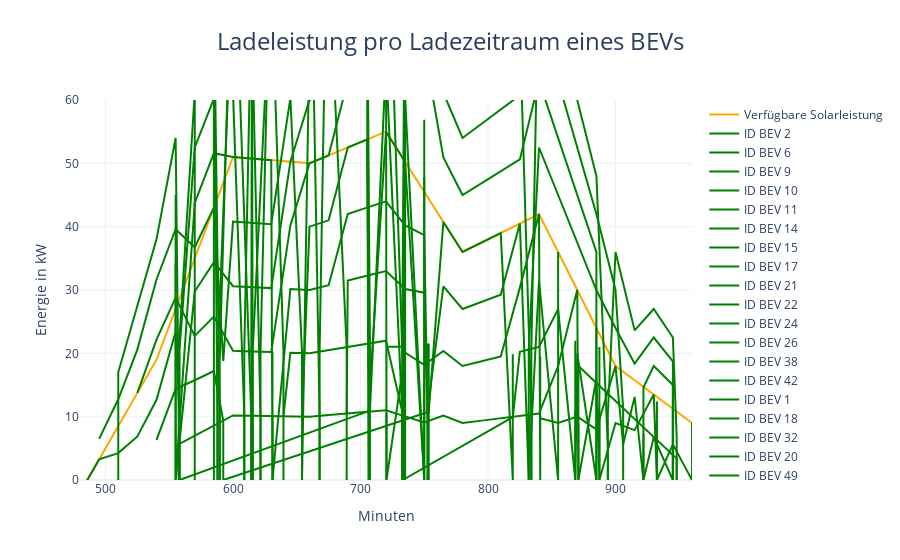

This figure's notebook cell:
### Code cell
import figureGeneration

figureGeneration.create_charging_power_figure(simulation_day, solarpeakleistung, bev_data, minute_interval)

### Figure 1 — Plotly figure (JSON) as saved in the notebook; plotly's stock layout.template omitted (floating-point values rounded to 4 significant figures)
{"data": [{"line": {"color": "orange"}, "name": "Verfügbare Solarleistung", "type": "scatter", "x": [480, 495, 510, 525, 540, 555, 570, 585, 600, 615, 630, 645, 660, 675, 690, 705, 720, 735, 750, 765, 780, 795, 810, 825, 840, 855, 870, 885, 900, 915, 930, 945, 960], "y": [-2, 3.25, 8.5, 13.75, 19, 27, 35, 43, 51, 50.75, 50.5, 50.25, 50, 51.25, 52.5, 53.75, 55, 50.25, 45.5, 40.75, 36, 37.5, 39, 40.5, 42, 36, 30, 24, 18, 15.75, 13.5, 11.25, 9]}, {"line": {"color": "green"}, "mode": "lines", "name": "ID BEV 2", "type": "scatter", "x": [932.5, 932.5, 945, 960, 960], "y": [6.19, 0, 5.625, 0, 9]}, {"line": {"color": "green"}, "mode": "lines", "name": "ID BEV 6", "type": "scatter", "x": [921.9, 921.9, 930, 945, 945], "y": [7.31, 0, 6.75, 0, 11.25]}, {"line": {"color": "green"}, "mode": "lines", "name": "ID BEV 9", "type": "scatter", "x": [887.4, 887.4, 900, 915, 930, 932.5, 932.5], "y": [10.5, 0, 9, 7.875, 13.5, 0, 12.38]}, {"line": {"color": "green"}, "mode": "lines", "name": "ID BEV 10", "type": "scatter", "x": [841.0, 855, 870, 885, 900, 906, 915, 921.9, 921.9, 930, 945, 945], "y": [9.75, 9, 10, 8, 18, 5.627, 13.12, 0, 14.62, 18, 15, 0]}, {"line": {"color": "green"}, "mode": "lines", "name": "ID BEV 11", "type": "scatter", "x": [870.9, 870.9, 885, 887.4, 887.4], "y": [9, 0, 16, 0, 21]}, {"line": {"color": "green"}, "mode": "lines", "name": "ID BEV 14", "type": "scatter", "x": [868.5, 868.5, 870, 885, 885], "y": [11, 0, 20, 0, 24]}, {"line": {"color": "green"}, "mode": "lines", "name": "ID BEV 15", "type": "scatter", "x": [555, 570, 585, 600, 615, 630, 645, 660, 675, 690, 705, 720, 735, 750, 765, 780, 795, 810, 825, 840, 855, 870, 870.9, 870.9, 948, 948], "y": [5.4, 7, 8.6, 10.2, 10.15, 10.1, 10.05, 10, 10.25, 10.5, 10.75, 11, 10.05, 9.1, 10.19, 9, 9.375, 9.75, 10.12, 10.5, 18, 30, 0, 18, 3.373, 0]}, {"line": {"color": "green"}, "mode": "lines", "name": "ID BEV 17", "type": "scatter", "x": [639.6, 645, 660, 675, 690, 705, 720, 733.0, 733.0, 819.4, 825, 840, 855, 868.5, 868.5], "y": [10.08, 20.1, 20, 20.5, 21, 21.5, 22, 10.52, 0, 9.938, 20.25, 21, 27, 0, 22]}, {"line": {"color": "green"}, "mode": "lines", "name": "ID BEV 21", "type": "scatter", "x": [832.0, 832.0, 840, 855, 855], "y": [10.31, 0, 31.5, 0, 36]}, {"line": {"color": "green"}, "mode": "lines", "name": "ID BEV 22", "type": "scatter", "x": [720.4, 720.4, 735, 750, 765, 780, 795, 810, 825, 840, 841.0, 841.0], "y": [10.52, 0, 20.1, 18.2, 20.38, 18, 18.75, 19.5, 30.38, 42, 0, 19.5]}, {"line": {"color": "green"}, "mode": "lines", "name": "ID BEV 24", "type": "scatter", "x": [689.2, 690, 705, 720, 735, 750, 752.5, 765, 780, 795, 810, 825, 832.0, 832.0, 840, 855, 870, 885, 900, 915, 930, 945, 945], "y": [10.38, 31.5, 32.25, 33, 30.15, 29.57, 10.78, 30.56, 27, 28.12, 29.25, 40.5, 0, 20.62, 52.5, 45, 37.5, 30, 24, 18.38, 22.5, 18.75, 0]}, {"line": {"color": "green"}, "mode": "lines", "name": "ID BEV 26", "type": "scatter", "x": [540, 555, 570, 585, 592.4, 592.4, 753.5, 765, 780, 795, 810, 819.4, 819.4], "y": [6.333, 14.4, 15.75, 17.2, 9.4, 0, 10.78, 40.75, 36, 37.5, 39, 0, 19.88]}, {"line": {"color": "green"}, "mode": "lines", "name": "ID BEV 38", "type": "scatter", "x": [752.5, 752.5, 752.5], "y": [0, 21.56, 0]}, {"line": {"color": "green"}, "mode": "lines", "name": "ID BEV 42", "type": "scatter", "x": [631.0, 631.0, 645, 660, 675, 690, 705, 720, 735, 750, 753.5, 753.5], "y": [10.08, 0, 30.15, 30, 30.75, 42, 43, 44, 40.2, 38.67, 0, 21.56]}, {"line": {"color": "green"}, "mode": "lines", "name": "ID BEV 1", "type": "scatter", "x": [480, 495, 510, 525, 540, 555, 558.1, 558.1, 706.3, 720, 735, 750, 750], "y": [-2, 3.25, 4.25, 6.875, 12.67, 23.4, 10.33, 0, 10.88, 55, 50.25, 0, 47.77]}, {"line": {"color": "green"}, "mode": "lines", "name": "ID BEV 18", "type": "scatter", "x": [654.1, 660, 675, 690, 705, 707.4, 720, 732.7, 732.7, 735, 750, 750], "y": [10.02, 40, 41, 52.5, 53.75, 10.88, 66, 10.52, 0, 60.3, 0, 56.88]}, {"line": {"color": "green"}, "mode": "lines", "name": "ID BEV 32", "type": "scatter", "x": [525, 540, 555, 570, 585, 600, 615, 630, 645, 660, 675, 690, 705, 720, 720.4, 720.4, 733.0, 735, 750, 765, 780, 795, 810, 825, 840, 855, 870, 885, 885], "y": [13.75, 22.17, 28.8, 22.75, 25.8, 20.4, 20.3, 20.2, 40.2, 50, 51.25, 63, 64.5, 77, 0, 21.05, 21.05, 70.35, 68.25, 50.94, 45, 46.88, 48.75, 50.62, 63, 54, 45, 36, 0]}, {"line": {"color": "green"}, "mode": "lines", "name": "ID BEV 20", "type": "scatter", "x": [555, 555, 570, 585, 600, 615, 630, 645, 660, 675, 690, 705, 706.3, 706.3], "y": [34.2, 0, 29.75, 34.4, 30.6, 30.45, 30.3, 50.25, 60, 61.5, 73.5, 75.25, 0, 21.75]}, {"line": {"color": "green"}, "mode": "lines", "name": "ID BEV 49", "type": "scatter", "x": [495, 510, 525, 540, 555, 570, 585, 592.4, 600, 615, 630, 645, 654.1, 654.1, 660, 675, 690, 705, 707.4, 707.4], "y": [6.5, 12.75, 20.62, 31.67, 39.6, 36.75, 43, 18.8, 40.8, 40.6, 40.4, 60.3, 20.05, 0, 70, 71.75, 84, 86, 21.75, 0]}, {"line": {"color": "green"}, "mode": "lines", "name": "ID BEV 45", "type": "scatter", "x": [555, 555, 570, 585, 600, 615, 630, 631.0, 631.0], "y": [45.0, 0, 43.75, 51.6, 51, 50.75, 50.5, 0, 20.15]}, {"line": {"color": "green"}, "mode": "lines", "name": "ID BEV 13", "type": "scatter", "x": [510, 510, 525, 540, 555, 557.5, 557.5], "y": [0, 17, 27.5, 38, 54.0, 10.33, 0]}, {"line": {"color": "green"}, "mode": "lines", "name": "ID BEV 31", "type": "scatter", "x": [558.1, 558.1, 570, 585, 600, 608.8, 608.8], "y": [0, 20.67, 52.5, 60.2, 61.2, 10.18, 0]}, {"line": {"color": "green"}, "mode": "lines", "name": "ID BEV 37", "type": "scatter", "x": [557.5, 557.5, 570, 585, 587.8, 587.8], "y": [0, 20.67, 61.25, 68.8, 9.4, 0]}, {"line": {"color": "green"}, "mode": "lines", "name": "ID BEV 41", "type": "scatter", "x": [570, 570, 585, 589.6, 589.6], "y": [0, 70, 77.4, 9.4, 0]}, {"line": {"color": "green"}, "mode": "lines", "name": "ID BEV 47", "type": "scatter", "x": [585, 585, 600, 615, 615.4, 615.4], "y": [0, 86.0, 71.4, 60.9, 10.12, 0]}, {"line": {"color": "green"}, "mode": "lines", "name": "ID BEV 3", "type": "scatter", "x": [587.8, 587.8, 600, 615, 621.6, 621.6], "y": [0, 18.8, 81.6, 71.05, 10.12, 0]}, {"line": {"color": "green"}, "mode": "lines", "name": "ID BEV 5", "type": "scatter", "x": [589.6, 589.6, 600, 614.3, 614.3], "y": [0, 18.8, 91.8, 10.18, 0]}, {"line": {"color": "green"}, "mode": "lines", "name": "ID BEV 7", "type": "scatter", "x": [608.8, 608.8, 615, 630, 645, 660, 675, 689.2, 689.2], "y": [0, 20.35, 81.2, 60.6, 70.35, 80, 82, 20.75, 0]}, {"line": {"color": "green"}, "mode": "lines", "name": "ID BEV 8", "type": "scatter", "x": [614.3, 614.3, 615, 630, 645, 660, 675, 690, 705, 720, 735, 735], "y": [0, 20.35, 91.35, 70.7, 80.4, 90, 92.25, 94.5, 96.75, 88, 80.4, 0]}, {"line": {"color": "green"}, "mode": "lines", "name": "ID BEV 12", "type": "scatter", "x": [615.4, 615.4, 630, 639.6, 639.6], "y": [0, 20.25, 80.8, 20.15, 0]}, {"line": {"color": "green"}, "mode": "lines", "name": "ID BEV 16", "type": "scatter", "x": [621.6, 621.6, 630, 645, 660, 667.9, 667.9], "y": [0, 20.25, 90.9, 90.45, 100, 10.12, 0]}, {"line": {"color": "green"}, "mode": "lines", "name": "ID BEV 19", "type": "scatter", "x": [667.9, 667.9, 675, 690, 705, 720, 734.4, 734.4], "y": [0, 20.25, 102.5, 105, 107.5, 99, 10.52, 0]}, {"line": {"color": "green"}, "mode": "lines", "name": "ID BEV 34", "type": "scatter", "x": [732.7, 732.7, 735, 750, 765, 780, 795, 810, 825, 840, 855, 870, 885, 900, 906, 906], "y": [0, 21.05, 90.45, 79.62, 61.12, 54, 56.25, 58.5, 60.75, 73.5, 63, 52.5, 42, 30, 11.25, 0]}, {"line": {"color": "green"}, "mode": "lines", "name": "ID BEV 35", "type": "scatter", "x": [734.4, 734.4, 735, 750, 765, 780, 795, 810, 825, 834, 834], "y": [0, 21.05, 100.5, 91, 71.31, 63, 65.62, 68.25, 70.88, 10.31, 0]}, {"line": {"color": "green"}, "mode": "lines", "name": "ID BEV 39", "type": "scatter", "x": [834, 834, 840, 855, 870, 885, 894, 894], "y": [0, 20.62, 84, 72, 60, 48, 5.25, 0]}, {"line": {"color": "green"}, "mode": "lines", "name": "ID BEV 4", "type": "scatter", "x": [894, 894, 900, 915, 930, 945, 948, 948], "y": [0, 10.5, 36, 23.62, 27, 22.5, 6.747, 0]}], "layout": {"title": {"font": {"size": 24}, "text": "Ladeleistung pro Ladezeitraum eines BEVs", "x": 0.5, "xanchor": "center"}, "xaxis": {"range": [480, 960], "showgrid": true, "title": {"text": "Minuten"}}, "yaxis": {"range": [0, 60], "title": {"text": "Energie in kW"}}}}
